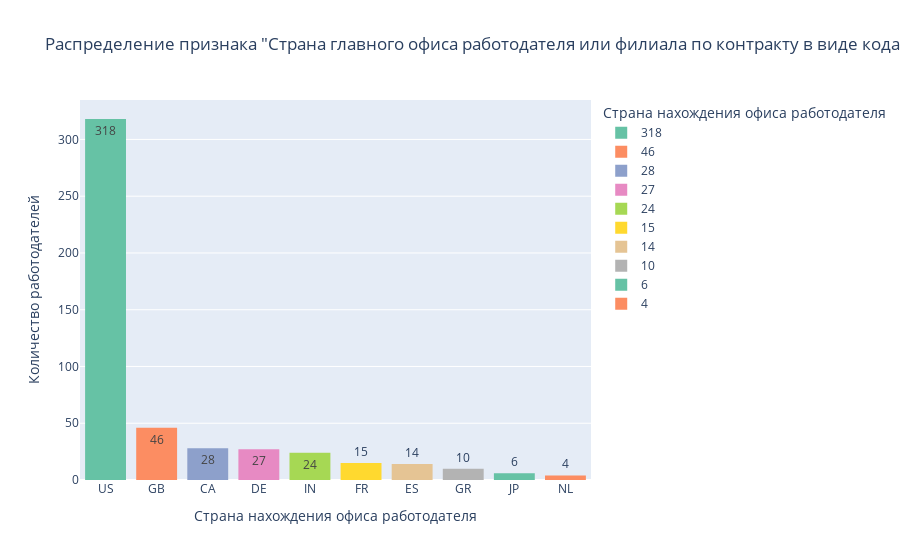

Notebook source saved alongside this figure:
### Markdown cell above
* Распределение признака "Страна главного офиса работодателя или филиала по контракту в виде кода страны ISO 3166" (категориальный признак)

### Code cell
# Опрелелим, сколько всего стран в датасете и сколько офисов в них расположено:

company_location_counts = data['company_location'].value_counts().to_frame()
display(company_location_counts)

# Построим гистограмму распределения ТОП-10 стран проживания:
company_location_hist = company_location_counts.head(10)

fig = px.histogram(company_location_hist, x = company_location_hist.index, y = 'company_location', 
                   title = 'Распределение признака "Страна главного офиса работодателя или филиала по контракту в виде кода страны ISO 3166"', 
                   labels = {'company_location': 'Страна нахождения офиса работодателя'}, text_auto = True, color = 'company_location', 
                   color_discrete_sequence = px.colors.qualitative.Set2)
fig.update_layout(xaxis_title_text = 'Страна нахождения офиса работодателя', yaxis_title_text='Количество работодателей')
fig.show()

### Figure 1 — Plotly figure (JSON) as saved in the notebook; plotly's stock layout.template omitted (floating-point values rounded to 4 significant figures)
{"data": [{"alignmentgroup": "True", "bingroup": "x", "histfunc": "sum", "hovertemplate": "Страна нахождения офиса работодателя=318<br>index=%{x}<br>sum of Страна нахождения офиса работодателя=%{y}<extra></extra>", "legendgroup": "318", "marker": {"color": "rgb(102,194,165)", "pattern": {"shape": ""}}, "name": "318", "offsetgroup": "318", "orientation": "v", "showlegend": true, "texttemplate": "%{value}", "type": "histogram", "x": ["US"], "xaxis": "x", "y": [318], "yaxis": "y"}, {"alignmentgroup": "True", "bingroup": "x", "histfunc": "sum", "hovertemplate": "Страна нахождения офиса работодателя=46<br>index=%{x}<br>sum of Страна нахождения офиса работодателя=%{y}<extra></extra>", "legendgroup": "46", "marker": {"color": "rgb(252,141,98)", "pattern": {"shape": ""}}, "name": "46", "offsetgroup": "46", "orientation": "v", "showlegend": true, "texttemplate": "%{value}", "type": "histogram", "x": ["GB"], "xaxis": "x", "y": [46], "yaxis": "y"}, {"alignmentgroup": "True", "bingroup": "x", "histfunc": "sum", "hovertemplate": "Страна нахождения офиса работодателя=28<br>index=%{x}<br>sum of Страна нахождения офиса работодателя=%{y}<extra></extra>", "legendgroup": "28", "marker": {"color": "rgb(141,160,203)", "pattern": {"shape": ""}}, "name": "28", "offsetgroup": "28", "orientation": "v", "showlegend": true, "texttemplate": "%{value}", "type": "histogram", "x": ["CA"], "xaxis": "x", "y": [28], "yaxis": "y"}, {"alignmentgroup": "True", "bingroup": "x", "histfunc": "sum", "hovertemplate": "Страна нахождения офиса работодателя=27<br>index=%{x}<br>sum of Страна нахождения офиса работодателя=%{y}<extra></extra>", "legendgroup": "27", "marker": {"color": "rgb(231,138,195)", "pattern": {"shape": ""}}, "name": "27", "offsetgroup": "27", "orientation": "v", "showlegend": true, "texttemplate": "%{value}", "type": "histogram", "x": ["DE"], "xaxis": "x", "y": [27], "yaxis": "y"}, {"alignmentgroup": "True", "bingroup": "x", "histfunc": "sum", "hovertemplate": "Страна нахождения офиса работодателя=24<br>index=%{x}<br>sum of Страна нахождения офиса работодателя=%{y}<extra></extra>", "legendgroup": "24", "marker": {"color": "rgb(166,216,84)", "pattern": {"shape": ""}}, "name": "24", "offsetgroup": "24", "orientation": "v", "showlegend": true, "texttemplate": "%{value}", "type": "histogram", "x": ["IN"], "xaxis": "x", "y": [24], "yaxis": "y"}, {"alignmentgroup": "True", "bingroup": "x", "histfunc": "sum", "hovertemplate": "Страна нахождения офиса работодателя=15<br>index=%{x}<br>sum of Страна нахождения офиса работодателя=%{y}<extra></extra>", "legendgroup": "15", "marker": {"color": "rgb(255,217,47)", "pattern": {"shape": ""}}, "name": "15", "offsetgroup": "15", "orientation": "v", "showlegend": true, "texttemplate": "%{value}", "type": "histogram", "x": ["FR"], "xaxis": "x", "y": [15], "yaxis": "y"}, {"alignmentgroup": "True", "bingroup": "x", "histfunc": "sum", "hovertemplate": "Страна нахождения офиса работодателя=14<br>index=%{x}<br>sum of Страна нахождения офиса работодателя=%{y}<extra></extra>", "legendgroup": "14", "marker": {"color": "rgb(229,196,148)", "pattern": {"shape": ""}}, "name": "14", "offsetgroup": "14", "orientation": "v", "showlegend": true, "texttemplate": "%{value}", "type": "histogram", "x": ["ES"], "xaxis": "x", "y": [14], "yaxis": "y"}, {"alignmentgroup": "True", "bingroup": "x", "histfunc": "sum", "hovertemplate": "Страна нахождения офиса работодателя=10<br>index=%{x}<br>sum of Страна нахождения офиса работодателя=%{y}<extra></extra>", "legendgroup": "10", "marker": {"color": "rgb(179,179,179)", "pattern": {"shape": ""}}, "name": "10", "offsetgroup": "10", "orientation": "v", "showlegend": true, "texttemplate": "%{value}", "type": "histogram", "x": ["GR"], "xaxis": "x", "y": [10], "yaxis": "y"}, {"alignmentgroup": "True", "bingroup": "x", "histfunc": "sum", "hovertemplate": "Страна нахождения офиса работодателя=6<br>index=%{x}<br>sum of Страна нахождения офиса работодателя=%{y}<extra></extra>", "legendgroup": "6", "marker": {"color": "rgb(102,194,165)", "pattern": {"shape": ""}}, "name": "6", "offsetgroup": "6", "orientation": "v", "showlegend": true, "texttemplate": "%{value}", "type": "histogram", "x": ["JP"], "xaxis": "x", "y": [6], "yaxis": "y"}, {"alignmentgroup": "True", "bingroup": "x", "histfunc": "sum", "hovertemplate": "Страна нахождения офиса работодателя=4<br>index=%{x}<br>sum of Страна нахождения офиса работодателя=%{y}<extra></extra>", "legendgroup": "4", "marker": {"color": "rgb(252,141,98)", "pattern": {"shape": ""}}, "name": "4", "offsetgroup": "4", "orientation": "v", "showlegend": true, "texttemplate": "%{value}", "type": "histogram", "x": ["NL"], "xaxis": "x", "y": [4], "yaxis": "y"}], "layout": {"barmode": "relative", "legend": {"title": {"text": "Страна нахождения офиса работодателя"}, "tracegroupgap": 0}, "title": {"text": "Распределение признака \"Страна главного офиса работодателя или филиала по контракту в виде кода страны ISO 3166\""}, "xaxis": {"anchor": "y", "domain": [0, 1], "title": {"text": "Страна нахождения офиса работодателя"}}, "yaxis": {"anchor": "x", "categoryarray": [4, 6, 10, 14, 15, 24, 27, 28, 46, 318], "categoryorder": "array", "domain": [0, 1], "title": {"text": "Количество работодателей"}}}}
